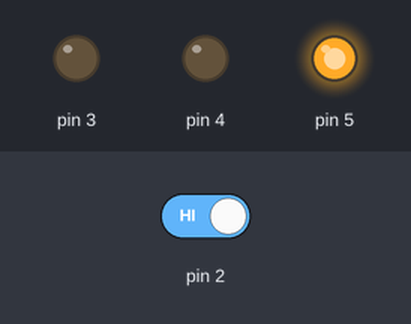
This sketch was run on a simulated Arduino Uno, built with avr-gcc and run on an emulated ATmega328P. Shown: output pins drawn as LEDs (lit = HIGH). The inputs (shaded band) are chosen by the test bench; at power-on: pin 2 HIGH.

Above: at 13.8 s.
13.9 s: pin 2 driven LOW
At 20.5 s:
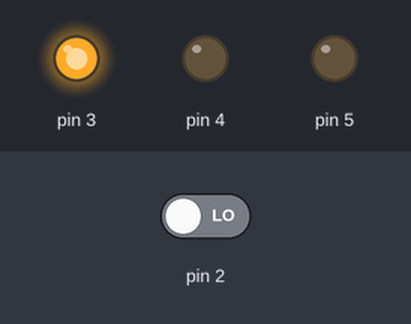
21.2 s: pin 2 driven HIGH
At 22.6 s:
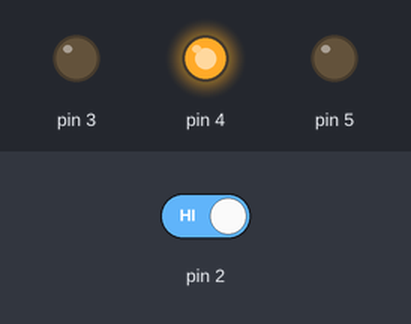
Timing chart, 0 to 34.5 s (numbered marks = the images above; inputs shaded):
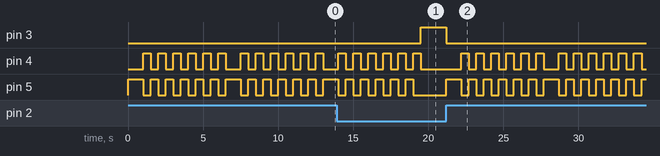

The sketch:

simple_spaceship_interface.ino
```cpp
int switchState = 0;
void setup() {
  // define input: a switch
  pinMode(2, INPUT);
  // define outputs: LED lights
  pinMode(3, OUTPUT);
  pinMode(4, OUTPUT);
  pinMode(5, OUTPUT);

}

void loop() {
  // read the input switch to see if LOW or HIGH
  // if LOW, then button is not pressed
  switchState = digitalRead(2);

  if(switchState == LOW) {
    // button not pressed
    digitalWrite(3, HIGH);
    digitalWrite(4, LOW);
    digitalWrite(5, LOW);
  }
  else {
    // button is pressed
    digitalWrite(3, LOW);
    digitalWrite(4, LOW);
    digitalWrite(5, HIGH);

    // initialize the red led
    delay(1000); // wait 1 second
    digitalWrite(4, HIGH);
    digitalWrite(5, LOW);
    // the for loop is mocking this spaceship interface calc'ing something :)
    for (int i = 0; i <= 10; i++) {
      if (i % 2 == 0) {
        delay(500); // wait .1 second
        digitalWrite(4, LOW);
        digitalWrite(5, HIGH);
      }
      else {
        delay(500); // wait .1 second
        digitalWrite(4, HIGH);
        digitalWrite(5, LOW);
      }


    }

  }
}
```

Measured:
- after the input at 13.9 s, pin 3: LOW → HIGH after 5.6 s; pin 4: goes on until 19.5 s, then stays LOW; pin 5: goes on until 19.0 s, then stays LOW
- after the input at 21.2 s, pin 3: HIGH → LOW at once; pin 4: goes 5 × (HIGH 0.50 s, LOW 0.50 s), HIGH 0.50 s, LOW 1.0 s, 5 × (HIGH 0.50 s, LOW 0.50 s), HIGH 0.50 s, then LOW, starting after 1.0 s; pin 5: goes HIGH 1.0 s, 5 × (LOW 0.50 s, HIGH 0.50 s), LOW 0.50 s, HIGH 1.0 s, 5 × (LOW 0.50 s, HIGH 0.50 s), LOW 0.50 s, then HIGH, starting at once
